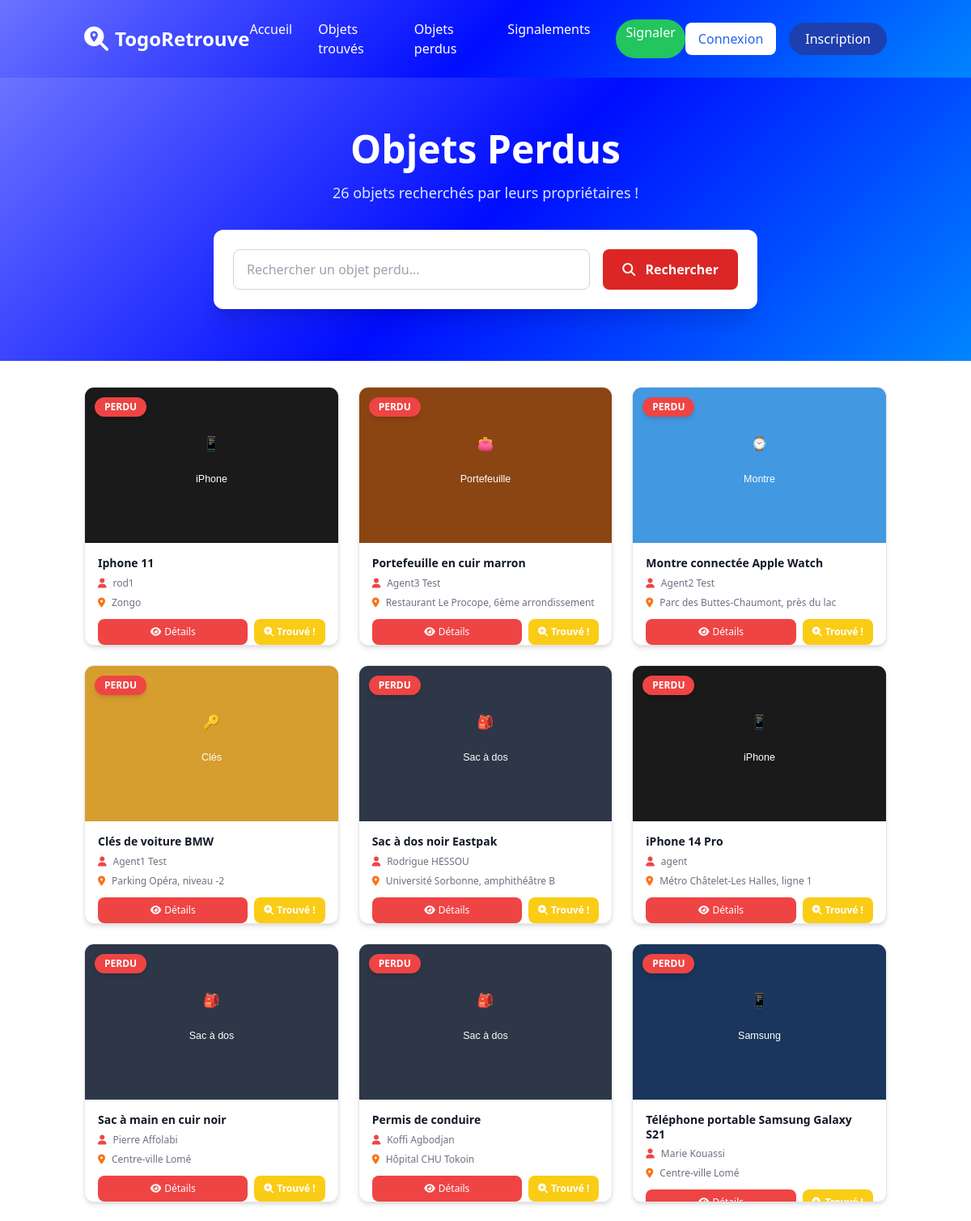
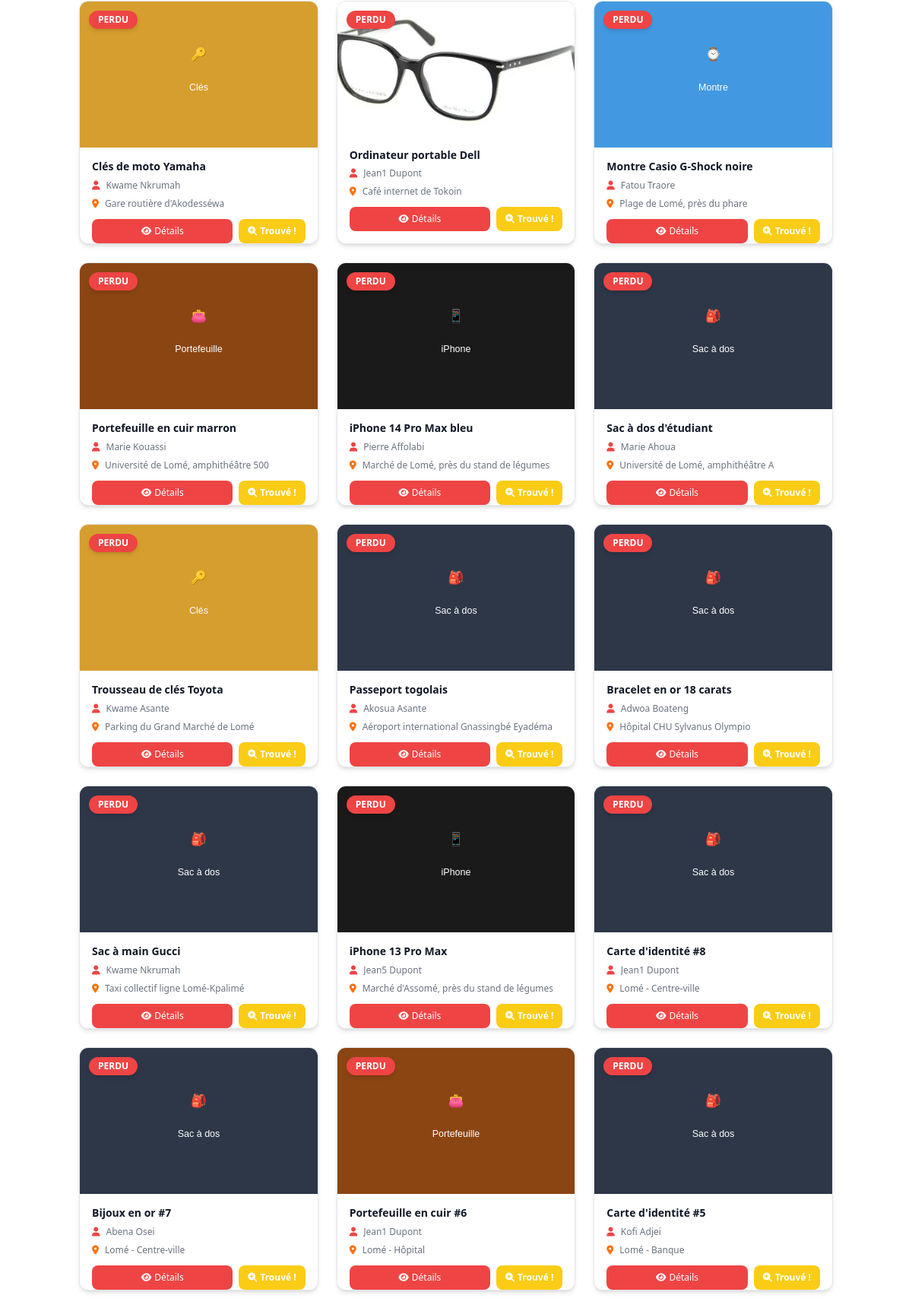
Screenshot of /objets-perdus/ (upper part) with the database file from the repository (2 pictures, top to bottom).
### core/models.py (models this page shows, shortened)
class Declaration(models.Model):
    STATUT_CHOICES = [
        ('cree', 'Créé'),
        ('en_validation', 'En validation'),
        ('valide', 'Validé'),
        ('publie', 'Publié'),
        ('reclame', 'Réclamé'),
        ('en_verification', 'En vérification'),
        ('restitue', 'Restitué'),
        ('rejete', 'Rejeté'),
        ('archive', 'Archivé'),
    ]
    TYPE_CHOICES = [
        ('perdu', 'Objet perdu'),
        ('trouve', 'Objet trouvé'),
    ]
    uuid = models.UUIDField(default=uuid.uuid4, unique=True, editable=False)
    numero_declaration = models.CharField(max_length=20, unique=True, blank=True)
    type_declaration = models.CharField(max_length=10, choices=TYPE_CHOICES)
    statut = models.CharField(max_length=20, choices=STATUT_CHOICES, default='cree')
    nom_objet = models.CharField(max_length=200)
    description = models.TextField()
    categorie = models.ForeignKey(CategorieObjet, on_delete=models.SET_NULL, null=True, blank=True)
    photo_principale = models.ImageField(upload_to='declarations/', blank=True, null=True)
    region = models.ForeignKey(Region, on_delete=models.SET_NULL, null=True, blank=True)
    prefecture = models.ForeignKey(Prefecture, on_delete=models.SET_NULL, null=True, blank=True)
    structure_locale = models.ForeignKey(StructureLocale, on_delete=models.SET_NULL, null=True, blank=True)
    lieu_precis = models.CharField(max_length=300, help_text="Lieu précis de perte/découverte")
    date_incident = models.DateField(help_text="Date de perte ou de découverte")
    date_declaration = models.DateTimeField(auto_now_add=True)
    date_publication = models.DateTimeField(null=True, blank=True)
    date_restitution = models.DateTimeField(null=True, blank=True)
    declarant = models.ForeignKey(Utilisateur, on_delete=models.CASCADE, related_name='mes_declarations')
    agent_validateur = models.ForeignKey(Utilisateur, on_delete=models.SET_NULL, null=True, blank=True,
                                       related_name='declarations_validees',
                                       limit_choices_to={'role__in': ['agent', 'admin', 'superadmin']})
    commentaire_declarant = models.TextField(blank=True)
    commentaire_agent = models.TextField(blank=True, help_text="Commentaire interne de l'agent")
    priorite = models.IntegerField(default=1, choices=[(1, 'Normale'), (2, 'Haute'), (3, 'Urgente')])
    visible_publiquement = models.BooleanField(default=True)
    nombre_vues = models.PositiveIntegerField(default=0)
    derniere_modification = models.DateTimeField(auto_now=True)
    class Meta:
        ordering = ['-date_declaration']
        permissions = [
            ("can_validate_declaration", "Peut valider une déclaration"),
            ("can_publish_declaration", "Peut publier une déclaration"),
            ("can_archive_declaration", "Peut archiver une déclaration"),
        ]

class Utilisateur(AbstractUser):
    telephone = models.CharField(max_length=20, blank=True, null=True)
    ROLE_CHOICES = [
        ('citoyen', 'Citoyen'),
        ('agent', 'Agent'),
        ('admin', 'Administrateur'),
    ]
    role = models.CharField(max_length=12, choices=ROLE_CHOICES, default='citoyen')
    region = models.ForeignKey(Region, on_delete=models.SET_NULL, blank=True, null=True)
    prefecture = models.ForeignKey(Prefecture, on_delete=models.SET_NULL, blank=True, null=True)
    structure_locale = models.ForeignKey(StructureLocale, on_delete=models.SET_NULL, blank=True, null=True)
    date_derniere_connexion = models.DateTimeField(null=True, blank=True)
    actif = models.BooleanField(default=True)
    verifie = models.BooleanField(default=False, help_text="Compte vérifié par un admin")
    date_verification = models.DateTimeField(null=True, blank=True)
    class Meta:
        permissions = [
            ("can_manage_declarations", "Peut gérer les déclarations"),
            ("can_validate_claims", "Peut valider les réclamations"),
            ("can_manage_users", "Peut gérer les utilisateurs"),
            ("can_view_analytics", "Peut voir les analytics"),
            ("can_manage_regions", "Peut gérer les régions"),
        ]

### core/views.py (the view)
# urls.py: path('objets-perdus/', views.objets_perdus_list, name='objets_perdus_list'),
def objets_perdus_list(request):
    search_query = request.GET.get('search', '')
    if search_query:
        objets_perdus = Declaration.objects.filter(
            type_declaration='perdu',
            statut__in=['cree', 'en_validation', 'valide']  # Exclure 'publie' (retrouvé) et 'restitue'
        ).filter(
            Q(nom_objet__icontains=search_query) |
            Q(description__icontains=search_query) |
            Q(lieu_precis__icontains=search_query) |
            Q(declarant__username__icontains=search_query) |
            Q(declarant__first_name__icontains=search_query) |
            Q(declarant__last_name__icontains=search_query)
        ).select_related('declarant', 'prefecture', 'structure_locale').order_by('-date_declaration')
    else:
        objets_perdus = Declaration.objects.filter(
            type_declaration='perdu',
            statut__in=['cree', 'en_validation', 'valide']  # Exclure 'publie' (retrouvé) et 'restitue'
        ).select_related('declarant', 'prefecture', 'structure_locale').order_by('-date_declaration')
    context = {
        'objets_perdus': objets_perdus,
        'search_query': search_query,
        'total_count': objets_perdus.count(),
    }
    return render(request, 'objets_perdus_list.html', context)

### core/templates/objets_perdus_list.html (shortened to what this page needs)
<!DOCTYPE html>
<html lang="fr">
<head>
    <script src="https://cdn.tailwindcss.com"></script>
    <link rel="stylesheet" href="https://cdnjs.cloudflare.com/ajax/libs/font-awesome/6.4.0/css/all.min.css">
</head>
<body class="font-sans antialiased text-gray-800">
    <header class="gradient-bg text-white">
        <div class="container mx-auto px-4 py-6">
            <div class="flex justify-between items-center">
                <div class="flex items-center space-x-2">
                    <i class="fas fa-search-location text-3xl"></i>
                    <h1 class="text-2xl font-bold">TogoRetrouve</h1>
                </div>
                <nav class="hidden md:flex space-x-8">
                    <a href="{% url 'index' %}" class="hover:text-blue-200 font-medium">Accueil</a>
                    <a href="{% url 'objets_list' %}" class="hover:text-blue-200 font-medium">Objets trouvés</a>
                    <a href="{% url 'objets_perdus_list' %}" class="hover:text-blue-200 font-medium">Objets perdus</a>
                    <a href="{% url 'signalements_list' %}" class="hover:text-blue-200 font-medium">Signalements</a>
                    <a href="{% url 'signalement_add' %}" class="bg-green-500 hover:bg-green-600 text-white px-3 py-1 rounded-full font-medium transition">Signaler</a>
                </nav>
                <div class="relative flex items-center gap-4">
                    {% if user.is_authenticated %}
                      <div class="relative group">
                        <button class="flex items-center gap-2 bg-blue-800 text-white px-4 py-2 rounded-full hover:bg-blue-900 transition">
                          <div class="w-8 h-8 bg-white text-blue-800 font-bold flex items-center justify-center rounded-full">
                            {{ user.username|first|upper }}
                          </div>
                          <span class="hidden sm:inline font-medium">{{ user.username }}</span>
                          <svg xmlns="http://www.w3.org/2000/svg" class="w-4 h-4" fill="none" viewbox="0 0 24 24" stroke="currentColor">
                            <path stroke-linecap="round" stroke-linejoin="round" stroke-width="2" d="M19 9l-7 7-7-7" />
                          </svg>
                        </button>
                        <div class="absolute right-0 mt-2 w-64 bg-white rounded-lg shadow-lg border border-gray-100 opacity-0 group-hover:opacity-100 transform scale-95 group-hover:scale-100 transition-all duration-200 origin-top-right z-50">
                          <div class="py-2">
                            <div class="px-4 py-2 border-b border-gray-100">
                              <p class="text-sm font-medium text-gray-700">{{ user.get_full_name|default:user.username }}</p>
                              <p class="text-xs text-gray-500">{{ user.email }}</p>
                            </div>
                            <a href="{% url 'utilisateur_dashboard' %}" class="flex items-center px-4 py-2 text-gray-700 hover:bg-gray-100 transition text-sm">
                              <i class="fas fa-tachometer-alt mr-3 text-blue-500"></i>
                              Tableau de bord
                            </a>
                            <a href="{% url 'utilisateur_profil' %}" class="flex items-center px-4 py-2 text-gray-700 hover:bg-gray-100 transition text-sm">
                              <i class="fas fa-user mr-3 text-green-500"></i>
                              Mon profil
                            </a>
                            <a href="{% url 'mes_signalements' %}" class="flex items-center px-4 py-2 text-gray-700 hover:bg-gray-100 transition text-sm">
                              <i class="fas fa-list-alt mr-3 text-purple-500"></i>
                              Mes signalements
                            </a>
                            <a href="{% url 'utilisateur_parametres' %}" class="flex items-center px-4 py-2 text-gray-700 hover:bg-gray-100 transition text-sm">
                              <i class="fas fa-cog mr-3 text-gray-500"></i>
                              Paramètres
                            </a>
                            <div class="border-t border-gray-100 mt-1">
                              <a href="{% url 'logout' %}" class="flex items-center px-4 py-2 text-red-600 hover:bg-gray-100 transition text-sm">
                                <i class="fas fa-sign-out-alt mr-3"></i>
                                Déconnexion
                              </a>
                            </div>
                          </div>
                        </div>
                      </div>
                    {% else %}
                      <a href="{% url 'login' %}" class="bg-white text-blue-600 px-4 py-2 rounded-lg hover:bg-gray-200 transition">
                        Connexion
                      </a>
                      <a href="{% url 'register' %}" class="px-5 py-2 rounded-full font-medium bg-blue-800 text-white hover:bg-blue-900 transition">
                        Inscription
                      </a>
                    {% endif %}
                  </div>
            </div>
        </div>
    </header>
    <section class="gradient-bg text-white py-16">
        <div class="container mx-auto px-4 text-center">
            <h2 class="text-3xl sm:text-4xl md:text-5xl font-bold mb-4">Objets Perdus</h2>
            <p class="text-lg text-blue-100 mb-8">
                {{ total_count }} objet{{ total_count|pluralize }} recherché{{ total_count|pluralize }} par leurs propriétaires !
            </p>
            <div class="max-w-2xl mx-auto">
                <form method="get" class="bg-white rounded-xl p-6 shadow-xl">
                    <div class="flex flex-col sm:flex-row gap-4">
                        <div class="flex-1">
                            <input type="text" name="search" value="{{ search_query }}"
                                   placeholder="Rechercher un objet perdu..."
                                   class="w-full px-4 py-3 border border-gray-300 rounded-lg focus:ring-2 focus:ring-red-500 focus:border-red-500 text-gray-800">
                        </div>
                        <button type="submit"
                                class="bg-red-600 hover:bg-red-700 text-white px-6 py-3 rounded-lg font-bold transition">
                            <i class="fas fa-search mr-2"></i>
                            Rechercher
                        </button>
                    </div>
                </form>
            </div>
        </div>
    </section>
    <div class="container mx-auto px-4 py-8">
        {% if objets_perdus %}
        <div class="grid grid-cols-1 sm:grid-cols-2 lg:grid-cols-3 xl:grid-cols-4 gap-6">
            {% for signalement in objets_perdus %}
            <div class="bg-white rounded-xl shadow-md hover:shadow-xl transition-all duration-300 overflow-hidden border border-gray-200 hover:border-red-300 h-80 flex flex-col">
                <div class="h-48 relative bg-gray-100">
                    <span class="absolute top-3 left-3 z-10 bg-red-500 text-white px-3 py-1 rounded-full text-xs font-bold shadow-md">
                        PERDU
                    </span>
                    {% if signalement.photo_principale %}
                        <img src="{{ signalement.photo_principale.url }}" alt="{{ signalement.nom_objet }}"
                             class="w-full h-full object-cover"
                             onerror="this.style.display='none'; this.nextElementSibling.style.display='flex';">
                    {% else %}
                        <div class="w-full h-full bg-gradient-to-br from-red-50 to-orange-100 flex items-center justify-center flex-col">
                            <i class="fas fa-search text-red-400 text-2xl mb-2"></i>
                            <span class="text-xs text-red-600 text-center">Pas d'image</span>
                        </div>
                    {% endif %}
                </div>
                <div class="p-4 flex-1 flex flex-col justify-between">
                    <div>
                        <h3 class="font-bold text-gray-900 text-sm mb-2 line-clamp-2 leading-tight">
                            {{ signalement.nom_objet|default:"Objet perdu" }}
                        </h3>
                        <div class="flex items-center text-xs text-gray-500 mb-2">
                            <i class="fas fa-user text-red-500 mr-2"></i>
                            <span class="truncate">{{ signalement.declarant.get_full_name|default:signalement.declarant.username|default:"Anonyme" }}</span>
                        </div>
                        {% if signalement.lieu_precis %}
                        <div class="flex items-center text-xs text-gray-500 mb-3">
                            <i class="fas fa-map-marker-alt text-orange-500 mr-2"></i>
                            <span class="truncate">{{ signalement.lieu_precis }}</span>
                        </div>
                        {% endif %}
                    </div>
                    <div class="flex gap-2 w-full">
                        <a href="{% url 'signalement_detail' signalement.id %}"
                           class="flex-1 bg-red-500 hover:bg-red-600 text-white py-2 px-3 rounded-lg text-xs font-medium text-center transition-colors flex items-center justify-center gap-1">
                            <i class="fas fa-eye"></i>
                            Détails
                        </a>
                        {% if user.is_authenticated %}
                        <a href="{% url 'start_found_object' signalement.id %}"
                           class="bg-yellow-400 hover:bg-yellow-500 text-white px-3 py-2 rounded-lg text-xs font-bold transition-colors flex items-center justify-center gap-1">
                            <i class="fas fa-search-plus"></i>
                            Trouvé !
                        </a>
                        {% else %}
                        <a href="{% url 'login' %}"
                           class="bg-yellow-400 hover:bg-yellow-500 text-white px-3 py-2 rounded-lg text-xs font-bold transition-colors flex items-center justify-center gap-1">
                            <i class="fas fa-search-plus"></i>
                            Trouvé !
                        </a>
                        {% endif %}
                    </div>
                </div>
            </div>
            {% endfor %}
        </div>
        {% endif %}
    </div>
</body>
</html>

### core/templates/objets_perdus_list.html (style rules this page uses)
.gradient-bg { background: linear-gradient(135deg, #6B73FF 0%, #000DFF 50%, #0085FF 100%); }

### rows the page displays
Declaration: photo_principale (picture), nom_objet "Iphone 11", declarant.get_full_name "rod1", lieu_precis "Zongo"
Declaration: photo_principale (picture), nom_objet "Portefeuille en cuir marron", declarant.get_full_name "Agent3 Test", lieu_precis "Restaurant Le Procope, 6ème arrondissement"
Declaration: photo_principale (picture), nom_objet "Montre connectée Apple Watch", declarant.get_full_name "Agent2 Test", lieu_precis "Parc des Buttes-Chaumont, près du lac"
Declaration: photo_principale (picture), nom_objet "Clés de voiture BMW", declarant.get_full_name "Agent1 Test", lieu_precis "Parking Opéra, niveau -2"
Declaration: photo_principale (picture), nom_objet "Sac à dos noir Eastpak", declarant.get_full_name "Rodrigue HESSOU", lieu_precis "Université Sorbonne, amphithéâtre B"
Declaration: photo_principale (picture), nom_objet "iPhone 14 Pro", declarant.get_full_name "agent", lieu_precis "Métro Châtelet-Les Halles, ligne 1"
Declaration: photo_principale (picture), nom_objet "Sac à main en cuir noir", declarant.get_full_name "Pierre Affolabi", lieu_precis "Centre-ville Lomé"
Declaration: photo_principale (picture), nom_objet "Permis de conduire", declarant.get_full_name "Koffi Agbodjan", lieu_precis "Hôpital CHU Tokoin"
Declaration: photo_principale (picture), nom_objet "Téléphone portable Samsung Galaxy S21", declarant.get_full_name "Marie Kouassi", lieu_precis "Centre-ville Lomé"
Declaration: photo_principale (picture), nom_objet "Clés de moto Yamaha", declarant.get_full_name "Kwame Nkrumah", lieu_precis "Gare routière d'Akodesséwa"
Declaration: photo_principale (picture), nom_objet "Ordinateur portable Dell", declarant.get_full_name "Jean1 Dupont", lieu_precis "Café internet de Tokoin"
Declaration: photo_principale (picture), nom_objet "Montre Casio G-Shock noire", declarant.get_full_name "Fatou Traore", lieu_precis "Plage de Lomé, près du phare"
Declaration: photo_principale (picture), nom_objet "Portefeuille en cuir marron", declarant.get_full_name "Marie Kouassi", lieu_precis "Université de Lomé, amphithéâtre 500"
Declaration: photo_principale (picture), nom_objet "iPhone 14 Pro Max bleu", declarant.get_full_name "Pierre Affolabi", lieu_precis "Marché de Lomé, près du stand de légumes"
Declaration: photo_principale (picture), nom_objet "Sac à dos d'étudiant", declarant.get_full_name "Marie Ahoua", lieu_precis "Université de Lomé, amphithéâtre A"
Declaration: photo_principale (picture), nom_objet "Trousseau de clés Toyota", declarant.get_full_name "Kwame Asante", lieu_precis "Parking du Grand Marché de Lomé"
Declaration: photo_principale (picture), nom_objet "Passeport togolais", declarant.get_full_name "Akosua Asante", lieu_precis "Aéroport international Gnassingbé Eyadéma"
Declaration: photo_principale (picture), nom_objet "Bracelet en or 18 carats", declarant.get_full_name "Adwoa Boateng", lieu_precis "Hôpital CHU Sylvanus Olympio"
Declaration: photo_principale (picture), nom_objet "Sac à main Gucci", declarant.get_full_name "Kwame Nkrumah", lieu_precis "Taxi collectif ligne Lomé-Kpalimé"
Declaration: photo_principale (picture), nom_objet "iPhone 13 Pro Max", declarant.get_full_name "Jean5 Dupont", lieu_precis "Marché d'Assomé, près du stand de légumes"
Declaration: photo_principale (picture), nom_objet "Carte d'identité #8", declarant.get_full_name "Jean1 Dupont", lieu_precis "Lomé - Centre-ville"
Declaration: photo_principale (picture), nom_objet "Bijoux en or #7", declarant.get_full_name "Abena Osei", lieu_precis "Lomé - Centre-ville"
Declaration: photo_principale (picture), nom_objet "Portefeuille en cuir #6", declarant.get_full_name "Jean1 Dupont", lieu_precis "Lomé - Hôpital"
Declaration: photo_principale (picture), nom_objet "Carte d'identité #5", declarant.get_full_name "Kofi Adjei", lieu_precis "Lomé - Banque"

### other values shown
{{ total_count }} "26"
